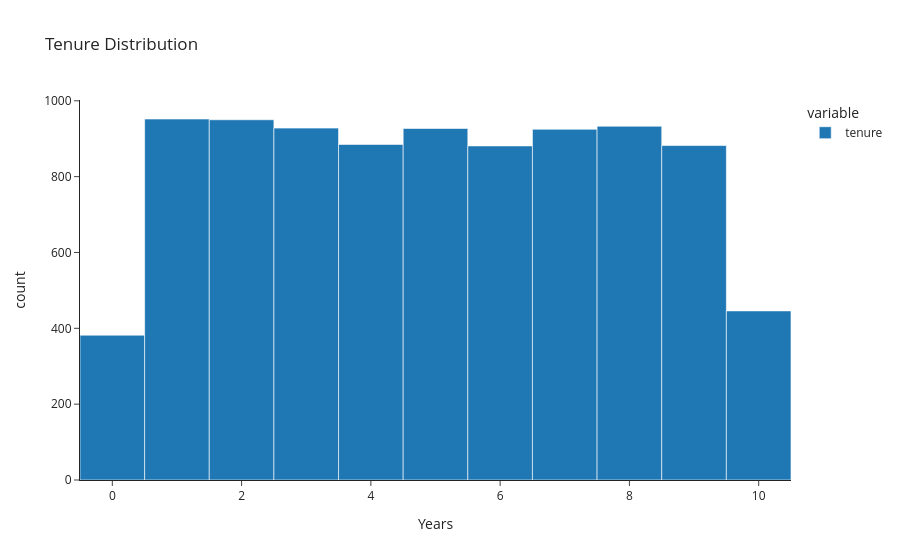

This figure's notebook cell:
### Markdown cell above
Missing values in the Tenure column were **replaced** through **random sampling** based on the observed **distribution** of tenure values. This approach preserves the original distribution and avoids introducing an artificial peak that would result from median imputation.

### Code cell
# Tenure distribution 
px.histogram(
    data['tenure'],
    title='Tenure Distribution',
    labels={'value':'Years'},
    template='simple_white'
)

### Figure 1 — Plotly figure (JSON) as saved in the notebook; plotly's stock layout.template omitted (floating-point values rounded to 4 significant figures; data arrays with more than 128 entries replaced by an {"elided": "..."} marker saying what was removed)
{"data": [{"alignmentgroup": "True", "bingroup": "x", "hovertemplate": "variable=tenure<br>Years=%{x}<br>count=%{y}<extra></extra>", "legendgroup": "tenure", "marker": {"color": "#1F77B4", "pattern": {"shape": ""}}, "name": "tenure", "offsetgroup": "tenure", "orientation": "v", "showlegend": true, "type": "histogram", "x": {"elided": "10000 int values"}, "xaxis": "x", "yaxis": "y"}], "layout": {"barmode": "relative", "legend": {"title": {"text": "variable"}, "tracegroupgap": 0}, "title": {"text": "Tenure Distribution"}, "xaxis": {"anchor": "y", "domain": [0, 1], "title": {"text": "Years"}}, "yaxis": {"anchor": "x", "domain": [0, 1], "title": {"text": "count"}}}}
